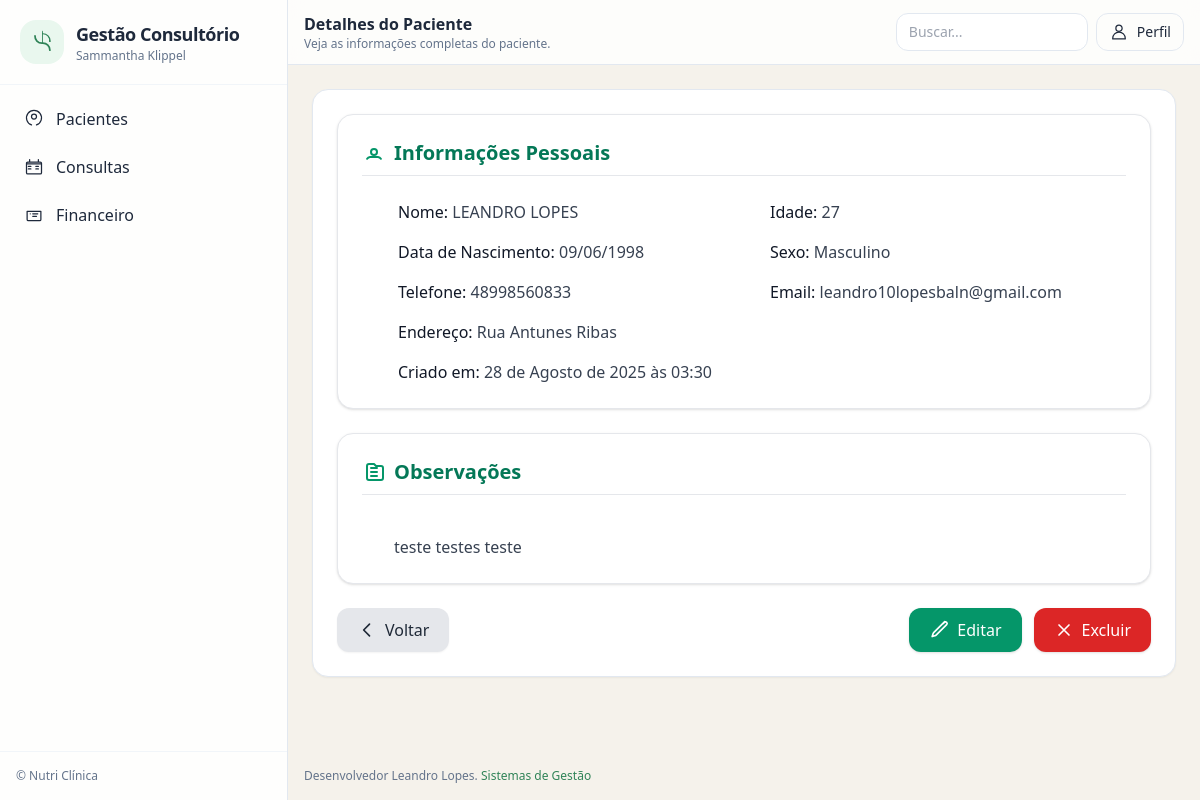
The app's page /pacientes/14/detalhes with its own data.
### nutri/models.py (models this page shows, shortened)
class Paciente(models.Model):
    nome = models.CharField(max_length=150)
    cpf = models.CharField(max_length=14, unique=True, null=True, blank=True)
    data_nascimento = models.DateField()
    sexo = models.CharField(max_length=10, choices=[('M', 'Masculino'), ('F', 'Feminino')])
    telefone = models.CharField(max_length=20, null=True, blank=True)
    email = models.EmailField(null=True, blank=True)
    endereco = models.CharField(max_length=255, null=True, blank=True)
    criado_em = models.DateTimeField(auto_now_add=True, editable=False)
    informacoes_adicionais = models.TextField(blank=True, null=True)
    @property
    def idade(self):
        today = date.today()
        idade = today.year - self.data_nascimento.year
        if (today.month, today.day) < (self.data_nascimento.month, self.data_nascimento.day):
            idade -= 1
        return idade

### nutri/views.py (the view)
# urls.py: path('pacientes/<int:pk>/detalhes', PacienteDetail.as_view(), name='detalhes_paciente'),
class PacienteDetail(DetailView):
    model = Paciente
    template_name = "pacientes/detalhes_paciente.html"

### nutri/templates/pacientes/detalhes_paciente.html (shortened to what this page needs)
{% extends 'base.html' %}
{% load static %}
{% block page_title %}Detalhes do Paciente{% endblock %}
{% block page_subtitle %}Veja as informações completas do paciente.{% endblock %}
{% block content %}
<div class="max-w-4xl mx-auto space-y-6">
    <div class="bg-white shadow rounded-2xl p-6 space-y-6 border border-gray-200">
        <h2 class="text-xl font-bold text-emerald-700 flex items-center gap-2 border-b pb-2">
            <svg xmlns="http://www.w3.org/2000/svg" class="w-6 h-6 text-emerald-600" fill="none" viewBox="0 0 24 24" stroke="currentColor">
                <path stroke-linecap="round" stroke-linejoin="round" stroke-width="2" d="M5.121 17.804A4 4 0 018 16h8a4 4 0 012.879 1.804M15 11a3 3 0 11-6 0 3 3 0 016 0z"/>
            </svg>
            Informações Pessoais
        </h2>
        <div class="grid grid-cols-1 sm:grid-cols-2 gap-4 text-gray-700 pl-9">
            <p><span class="font-medium text-gray-900">Nome:</span> {{ paciente.nome }}</p>
            <p><span class="font-medium text-gray-900">Idade:</span> {{ paciente.idade }}</p>
            <p><span class="font-medium text-gray-900">Data de Nascimento:</span> {{ paciente.data_nascimento|date:"d/m/Y" }}</p>
            <p><span class="font-medium text-gray-900">Sexo:</span> {{ paciente.get_sexo_display }}</p>
            <p><span class="font-medium text-gray-900">Telefone:</span> {{ paciente.telefone|default:"—" }}</p>
            <p><span class="font-medium text-gray-900">Email:</span> {{ paciente.email|default:"—" }}</p>
            <p class="sm:col-span-2"><span class="font-medium text-gray-900">Endereço:</span> {{ paciente.endereco|default:"—" }}</p>
            <p><span class="font-medium text-gray-900">Criado em:</span> {{ paciente.criado_em|default:"—" }}</p>
        </div>
    </div>
    <div class="bg-white shadow rounded-2xl p-6 space-y-4 border border-gray-200">
        <h2 class="text-xl font-bold text-emerald-700 flex items-center gap-2 border-b pb-2">
            <svg xmlns="http://www.w3.org/2000/svg" class="w-6 h-6 text-emerald-600" fill="none" viewBox="0 0 24 24" stroke="currentColor">
                <path stroke-linecap="round" stroke-linejoin="round" stroke-width="2" d="M9 12h6m-6 4h6m-6-8h6m2 12H7a2 2 0 01-2-2V6a2 2 0 012-2h5l2 2h5a2 2 0 012 2v10a2 2 0 01-2 2z"/>
            </svg>
            Observações
        </h2>
        <p class="text-gray-700 whitespace-pre-line pl-8">
            {{ paciente.informacoes_adicionais|default:"Nenhuma observação registrada." }}
        </p>
    </div>
    <div class="flex justify-between mt-6">
        <a href="{% url 'pacientes' %}"
           class="px-5 py-2.5 bg-gray-200 hover:bg-gray-300 text-gray-800 rounded-xl shadow-sm flex items-center gap-2 transition">
            <svg xmlns="http://www.w3.org/2000/svg" class="w-5 h-5" fill="none" viewBox="0 0 24 24" stroke="currentColor">
                <path stroke-linecap="round" stroke-linejoin="round" stroke-width="2" d="M15 19l-7-7 7-7"/>
            </svg>
            Voltar
        </a>
        <div class="flex gap-3">
            <a href="{% url 'editar_paciente' paciente.id %}"
               class="px-5 py-2.5 bg-emerald-600 hover:bg-emerald-700 text-white rounded-xl shadow flex items-center gap-2 transition">
                Editar
            </a>
            <a href="{% url 'excluir_paciente' paciente.id %}"
               class="px-5 py-2.5 bg-red-600 hover:bg-red-700 text-white rounded-xl shadow flex items-center gap-2 transition">
                <svg xmlns="http://www.w3.org/2000/svg" class="w-5 h-5" fill="none" viewBox="0 0 24 24" stroke="currentColor">
                    <path stroke-linecap="round" stroke-linejoin="round" stroke-width="2" d="M6 18L18 6M6 6l12 12"/>
                </svg>
                Excluir
            </a>
        </div>
    </div>
</div>
{% endblock %}

### records on screen
Paciente: nome "LEANDRO LOPES", idade "27", data_nascimento "09/06/1998", sexo "Masculino", telefone "48998560833", email "leandro10lopesbaln@gmail.com", endereco "Rua Antunes Ribas", criado_em "28 de Agosto de 2025 às 03:30", informacoes_adicionais "teste testes teste"
